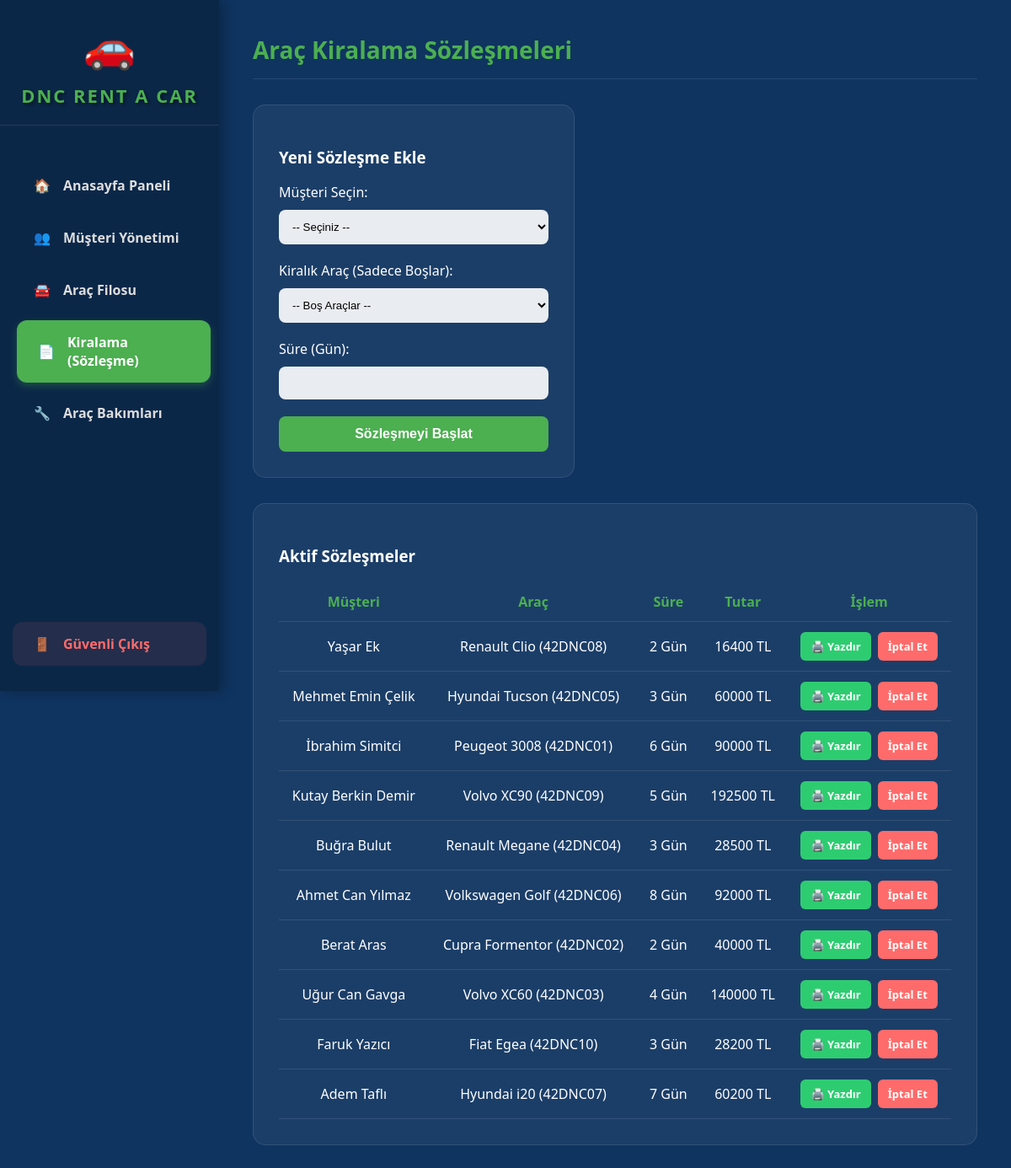
Screenshot of /kiralama.php (signed in) with the database file from the repository.
### tables this page shows
CREATE TABLE `dnc_kiralamalar` (
  `dnc_kiralama_id` int(11) NOT NULL,
  `dnc_musteri_id` int(11) DEFAULT NULL,
  `dnc_arac_id` int(11) DEFAULT NULL,
  `dnc_gun_sayisi` int(11) DEFAULT NULL,
  `dnc_toplam_tutar` int(11) DEFAULT NULL,
  `dnc_tarih` timestamp NOT NULL DEFAULT current_timestamp()
);

CREATE TABLE `dnc_musteriler` (
  `dnc_musteri_id` int(11) NOT NULL,
  `dnc_ad_soyad` varchar(50) DEFAULT NULL,
  `dnc_telefon` varchar(15) DEFAULT NULL,
  `dnc_tarih` timestamp NOT NULL DEFAULT current_timestamp()
);

CREATE TABLE `dnc_araclar` (
  `dnc_arac_id` int(11) NOT NULL,
  `dnc_plaka` varchar(15) DEFAULT NULL,
  `dnc_marka_model` varchar(50) DEFAULT NULL,
  `dnc_gunluk_fiyat` int(11) DEFAULT NULL,
  `dnc_durum` tinyint(4) DEFAULT NULL,
  `dnc_tarih` timestamp NULL DEFAULT current_timestamp()
);

### kiralama.php (the view, shortened to what this page needs)
<?php
$vtbaglan = new mysqli("localhost", "root", "", "vt_242703017");
?>
<!DOCTYPE html>
<html lang="tr">
<head>
</head>
<body>
    <div class="sidebar">
        <div class="logo"><div class="logo-icon">🚗</div><h2>DNC RENT A CAR</h2></div>
        <a href="anasayfa.php"><span>🏠</span> Anasayfa Paneli</a>
        <a href="musteriler.php"><span>👥</span> Müşteri Yönetimi</a>
        <a href="araclar.php"><span>🚘</span> Araç Filosu</a>
        <a href="kiralama.php" class="active"><span>📄</span> Kiralama (Sözleşme)</a>
        <a href="bakimlar.php"><span>🔧</span> Araç Bakımları</a>
        <a href="giris.php" class="cikis-btn"><span>🚪</span> Güvenli Çıkış</a>
    </div>
    <div class="main-content">
        <div class="baslik-alani">
            <h1>Araç Kiralama Sözleşmeleri</h1>
        </div>
        <div class="container">
            <div class="form-kutu">
                <h3>Yeni Sözleşme Ekle</h3>
                <form action="kiralama.php" method="post">
                    <label>Müşteri Seçin:</label>
                    <select name="k_musteri" required>
                        <option value="">-- Seçiniz --</option>
                    </select>
                    <label>Kiralık Araç (Sadece Boşlar):</label>
                    <select name="k_arac" required>
                        <option value="">-- Boş Araçlar --</option>
                    </select>
                    <label>Süre (Gün):</label>
                    <input type="number" name="k_gun" min="1" required>
                    <input type="submit" name="arac_kirala" value="Sözleşmeyi Başlat">
                </form>
            </div>
            <div class="list-kutu">
                <h3>Aktif Sözleşmeler</h3>
                <table>
                    <tr><th>Müşteri</th><th>Araç</th><th>Süre</th><th>Tutar</th><th>İşlem</th></tr>
                    <?php
                    $sorgu = "SELECT k.dnc_kiralama_id, m.dnc_ad_soyad, a.dnc_marka_model, a.dnc_plaka, k.dnc_gun_sayisi, k.dnc_toplam_tutar
                              FROM dnc_kiralamalar k
                              INNER JOIN dnc_musteriler m ON k.dnc_musteri_id = m.dnc_musteri_id
                              INNER JOIN dnc_araclar a ON k.dnc_arac_id = a.dnc_arac_id ORDER BY k.dnc_kiralama_id DESC";
                    $liste = $vtbaglan->query($sorgu);
                    while($satir = $liste->fetch_assoc()){
                        echo "<tr>
                                <td>".$satir['dnc_ad_soyad']."</td>
                                <td>".$satir['dnc_marka_model']." (".$satir['dnc_plaka'].")</td>
                                <td>".$satir['dnc_gun_sayisi']." Gün</td>
                                <td>".$satir['dnc_toplam_tutar']." TL</td>
                                <td>
                                    <div class='islem-butonlari'>
                                        <a href='yazdir.php?id=".$satir['dnc_kiralama_id']."' target='_blank' class='btn-yazdir'>🖨️ Yazdır</a>
                                        <a href='kiralama.php?sil=".$satir['dnc_kiralama_id']."' class='btn-sil'>İptal Et</a>
                                    </div>
                                </td>
                              </tr>";
                    }
                    ?>
                </table>
            </div>
        </div>
    </div>
</body>
</html>

### kiralama.php (style rules this page uses)
body { background-color: #0f3460; color: white; font-family: 'Segoe UI', Tahoma, sans-serif; margin: 0; display: flex; }
.sidebar { width: 260px; background: rgba(0,0,0,0.25); height: 100vh; position: fixed; left: 0; top: 0; display: flex; flex-direction: column; padding-top: 20px; box-shadow: 4px 0 15px rgba(0,0,0,0.3); z-index: 100; }
.sidebar .logo { text-align: center; margin-bottom: 40px; padding-bottom: 20px; border-bottom: 1px solid rgba(255,255,255,0.1); }
.sidebar .logo-icon { font-size: 50px; margin-bottom: 10px; }
.sidebar h2 { margin: 0; color: #4CAF50; font-size: 22px; letter-spacing: 2px; text-shadow: 2px 2px 4px rgba(0,0,0,0.5); }
.sidebar a { color: #ddd; text-decoration: none; padding: 15px 25px; font-size: 16px; font-weight: 600; display: flex; align-items: center; gap: 15px; transition: all 0.3s ease; margin: 5px 15px; border-radius: 12px; }
.sidebar a:hover, .sidebar a.active { background: #4CAF50; color: white; transform: translateX(5px); box-shadow: 0 4px 10px rgba(76,175,80,0.3); }
.sidebar .cikis-btn { margin-top: auto; margin-bottom: 30px; background: rgba(255,107,107,0.1); color: #ff6b6b; }
.main-content { margin-left: 260px; padding: 40px; width: calc(100% - 260px); box-sizing: border-box; min-height: 100vh; }
.baslik-alani { border-bottom: 1px solid rgba(255,255,255,0.1); padding-bottom: 15px; margin-bottom: 30px; }
.baslik-alani h1 { margin: 0; color: #4CAF50; font-size: 28px; }
.container { display: flex; gap: 30px; flex-wrap: wrap; align-items: flex-start; }
.form-kutu { background: rgba(255, 255, 255, 0.05); padding: 30px; border-radius: 15px; width: 320px; border: 1px solid rgba(255,255,255,0.1); }
.list-kutu { background: rgba(255, 255, 255, 0.05); padding: 30px; border-radius: 15px; flex: 1; border: 1px solid rgba(255,255,255,0.1); }
table { width: 100%; border-collapse: collapse; margin-top: 15px; }
th, td { padding: 12px; text-align: center; border-bottom: 1px solid rgba(255,255,255,0.1); }
th { color: #4CAF50; font-size: 16px; }
input[type="number"], select { width: 100%; padding: 12px; border-radius: 8px; border: none; margin: 10px 0 20px 0; box-sizing: border-box; background: rgba(255,255,255,0.9); }
input[type="submit"] { width: 100%; padding: 12px; border-radius: 8px; border: none; cursor: pointer; font-weight: bold; background: #4CAF50; color: white; font-size: 16px; transition: 0.3s; }
.islem-butonlari { display: flex; justify-content: center; gap: 8px; }
.btn-sil { background: #ff6b6b; color: white; padding: 8px 12px; text-decoration: none; border-radius: 6px; font-size: 13px; font-weight: bold; white-space: nowrap; transition: 0.2s; }
.btn-yazdir { background: #2ecc71; color: white; padding: 8px 12px; text-decoration: none; border-radius: 6px; font-size: 13px; font-weight: bold; white-space: nowrap; transition: 0.2s; }

### rows the page displays
dnc_kiralamalar: dnc_musteri.dnc_ad_soyad "Yaşar Ek", dnc_arac.dnc_marka_model "Renault Clio", dnc_arac.dnc_plaka "42DNC08", dnc_gun_sayisi "2", dnc_toplam_tutar "16400"
dnc_kiralamalar: dnc_musteri.dnc_ad_soyad "Mehmet Emin Çelik", dnc_arac.dnc_marka_model "Hyundai Tucson", dnc_arac.dnc_plaka "42DNC05", dnc_gun_sayisi "3", dnc_toplam_tutar "60000"
dnc_kiralamalar: dnc_musteri.dnc_ad_soyad "İbrahim Simitci", dnc_arac.dnc_marka_model "Peugeot 3008", dnc_arac.dnc_plaka "42DNC01", dnc_gun_sayisi "6", dnc_toplam_tutar "90000"
dnc_kiralamalar: dnc_musteri.dnc_ad_soyad "Kutay Berkin Demir", dnc_arac.dnc_marka_model "Volvo XC90", dnc_arac.dnc_plaka "42DNC09", dnc_gun_sayisi "5", dnc_toplam_tutar "192500"
dnc_kiralamalar: dnc_musteri.dnc_ad_soyad "Buğra Bulut", dnc_arac.dnc_marka_model "Renault Megane", dnc_arac.dnc_plaka "42DNC04", dnc_gun_sayisi "3", dnc_toplam_tutar "28500"
dnc_kiralamalar: dnc_musteri.dnc_ad_soyad "Ahmet Can Yılmaz", dnc_arac.dnc_marka_model "Volkswagen Golf", dnc_arac.dnc_plaka "42DNC06", dnc_gun_sayisi "8", dnc_toplam_tutar "92000"
dnc_kiralamalar: dnc_musteri.dnc_ad_soyad "Berat Aras", dnc_arac.dnc_marka_model "Cupra Formentor", dnc_arac.dnc_plaka "42DNC02", dnc_gun_sayisi "2", dnc_toplam_tutar "40000"
dnc_kiralamalar: dnc_musteri.dnc_ad_soyad "Uğur Can Gavga", dnc_arac.dnc_marka_model "Volvo XC60", dnc_arac.dnc_plaka "42DNC03", dnc_gun_sayisi "4", dnc_toplam_tutar "140000"
dnc_kiralamalar: dnc_musteri.dnc_ad_soyad "Faruk Yazıcı", dnc_arac.dnc_marka_model "Fiat Egea", dnc_arac.dnc_plaka "42DNC10", dnc_gun_sayisi "3", dnc_toplam_tutar "28200"
dnc_kiralamalar: dnc_musteri.dnc_ad_soyad "Adem Taflı", dnc_arac.dnc_marka_model "Hyundai i20", dnc_arac.dnc_plaka "42DNC07", dnc_gun_sayisi "7", dnc_toplam_tutar "60200"
